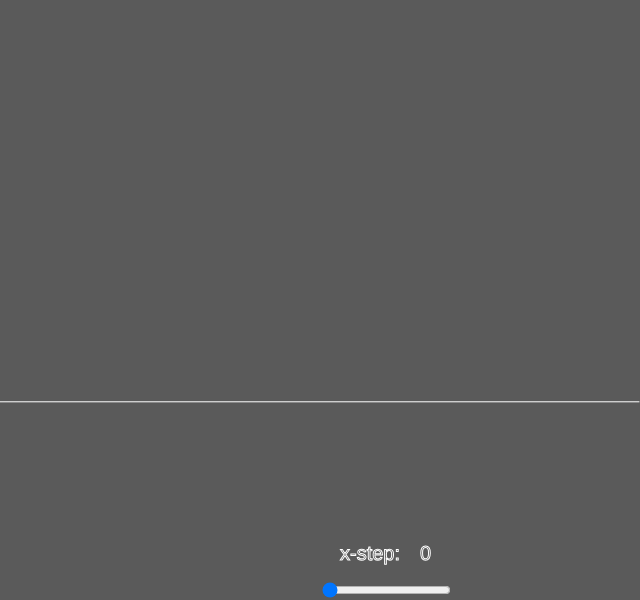
Frame 1 (no input)
Frame 60 (no input): identical to frame 1, image omitted
Frame 120 (the mouse pressed at the canvas centre since frame 60): identical to frame 1, image omitted

The p5.js sketch that drew this single still picture (run headless with seeded random() and noise() and a simulated clock; from frame 60 on, the mouse is pressed at the canvas centre):

// p5.js sketch
// ── sketch.js
/**
 * @Author: Alex Shelton
 * @Date:   2019-08-16T00:51:27-05:00
 * @Email:  as305218@ohio.edu
 * @Filename: sketch.js
 * @Last modified by:   Alex Shelton
 * @Last modified time: 2019-08-16T10:33:53-05:00
 */


let dx;
let xStart = 0.0;


function setup(){
  createCanvas(640,600);

  slider = createSlider(0,100, 0);
  slider.position(width/2,height-20);


}

function draw(){
  background(90);
  stroke(255);
  noFill();
  let dx = slider.value()*0.002;

  beginShape();
  let xOff = xStart;
  for(let x = 0; x < width; x++){
    let y_value = noise(xOff)*height; //perlin noise


    vertex(x,y_value);
    xOff += dx; //increment from slider value
  }
  endShape();
  xStart += dx;




  textSize(20);
  text("x-step: ", 340, height-40);
  text(dx,420, height - 40);

}
